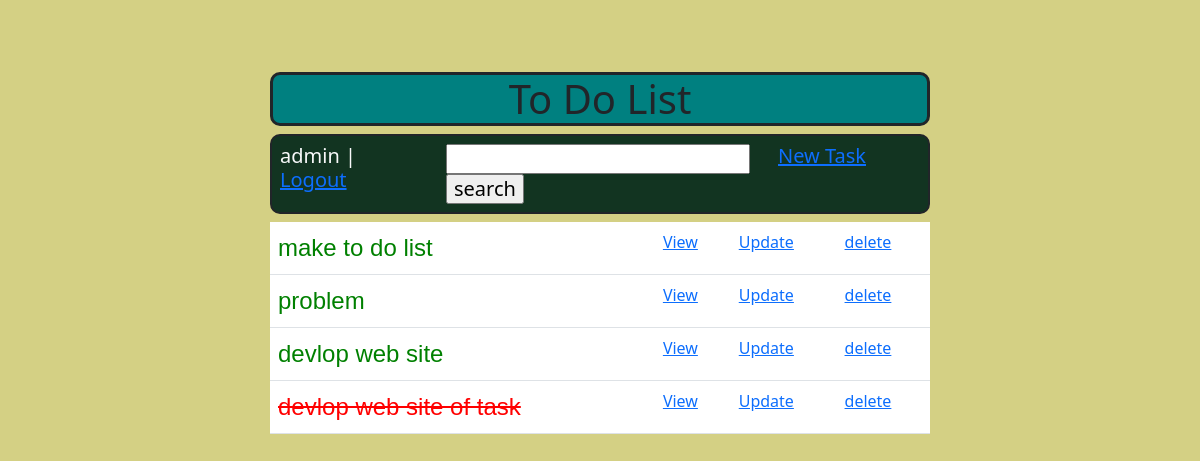
The app's page / (signed in) with its own data.
### Base/models.py (models this page shows, shortened)
class Task(models.Model):
    user = models.ForeignKey(User,on_delete=models.CASCADE,blank=True,null=True)
    tiltel = models.CharField(max_length=200)
    discription = models.TextField()
    complet = models.BooleanField(default=False)
    curntdate = models.DateTimeField(auto_now_add=True)
    class Meta :
        ordering = ['complet']

### Base/views.py (the view)
# urls.py: path('',TaskList.as_view(),name='task_list'),
class TaskList(LoginRequiredMixin,ListView):
    model = Task
    template_name = 'base/todo_list.html'
    context_object_name = 'tasks'
    ordering = ['complet']
    def get_context_data(self,**kwargs):
        context = super().get_context_data(**kwargs)
        context['tasks'] = context['tasks'].filter(user=self.request.user)
        search = self.request.GET.get('search')
        if search :
            context['tasks'] = context['tasks'].filter(tiltel__icontains=search)
        return context

### Base/templates/base/todo_list.html
{% extends 'main.html'%}
{%block content%}
<h1 id="tiltle">To Do List</h1>
    <h5>
        <div class="row p-2">
                <div class="col text-light">
                    {%if request.user.is_authenticated%}
                    {{request.user}} | <a href="{% url 'logout' %}">Logout</a>
                    {%else%}
                    <a href="{%url 'login'%}">Login</a>
                    {%endif%}
                </div>
             <div class="col-6">
                 <form method="get">
                    <input  type="search" name="search" >
                    <input  type="submit" value="search">
                 </form>
             </div>
            <div class="col">
                <a href="{% url 'task_form' %}"> New Task</a>
            </div>
        </div>
    </h5>
    <table class="table table-hover table-" id="table">
        {%for task in tasks%}
        <tr> {%if task.complet %}
             <td><s style="font-family: Arial, sans-serif; color : red; font-size: 24px;">
                 {{task.tiltel }}</s></td>
            {%else%}
            <td style="font-family: Arial, sans-serif; font-size: 24px; color : green;">
                {{task.tiltel }}</td>
            {%endif%}
             <td><a href="{% url 'task_detail' task.pk %}">View</a></td>
             <td><a href="{% url 'task_update' task.pk%}">Update</a></td>
             <td><a href="{% url 'task_delete' task.pk%}">delete</a></td>
        </tr>
        {%endfor%}
    </table>
{%endblock%}

### Base/templates/main.html (style rules this page uses)
h5 { background-color : #123421 ; border : solid 2px ; border-radius : 10px; }
h1 { background-color : teal ; text-align : center; border : solid 3px ; border-radius : 10px; }
#bg { background : #D4D084 }

### records on screen
Task: tiltel "make to do list"
Task: tiltel "problem"
Task: tiltel "devlop web site"
Task: tiltel "devlop web site of task"

### other values on screen
{{ request.user }} "admin"
